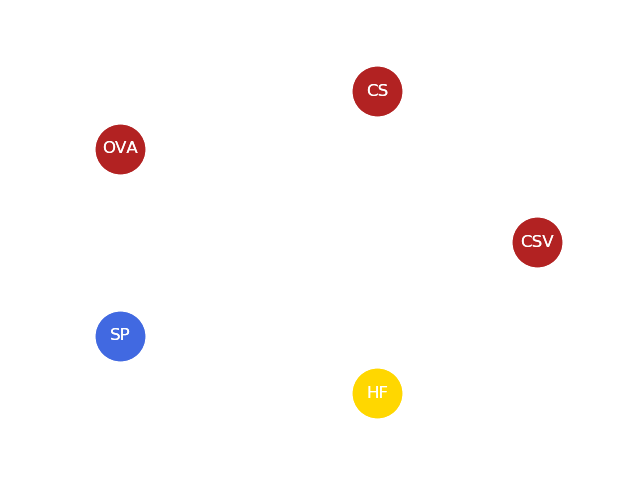

Source code (Python):
import networkx as nx
import matplotlib.pyplot as plt

G = nx.Graph()
a = 'CSV'
b = 'CS'
c = 'OVA'
d = 'SP'
e = 'HF'
nodes_size = 1200
edges_multiple = 55
data_edges_list = [[(a, b)],[(a, c)],[(a, d)],[(a ,e)],
                   [(b, c)],[(b, d)],[(b, e)],
                   [(c, d)],[(c ,e)],
                  [(d, e)]]
sun_color = 'slategrey'
rain_color = 'aqua'
data_edges_color = [sun_color, sun_color, sun_color, sun_color,
                    sun_color, sun_color, sun_color,
                    sun_color, sun_color,
                    sun_color]
data_edges_width = [0, 0, 0, 0,
                    0, 0, 0,
                    0, 0,
                    0]
for index in range(len(data_edges_width)):
   data_edges_width[index] = data_edges_width[index]*edges_multiple

print(data_edges_width)

#设置点的名称
G.add_nodes_from([a, b, c, d, e])

#设置连线
G.add_edges_from([(a, b),(a, c),(a, d),(a ,e),
                  (b, c),(b, d),(b, e),
                  (c, d),(c ,e),
                  (d, e)])

#设置点的颜色
red = [a, b, c]
blue = [d]
yello = [e]


#设置原点的编排方式
pos = nx.circular_layout(G)
#设置点的参数
nx.draw_networkx_nodes(G, pos,nodelist =red, node_color = 'firebrick', node_size = nodes_size)
nx.draw_networkx_nodes(G, pos,nodelist =blue, node_color = 'royalblue', node_size = nodes_size)
nx.draw_networkx_nodes(G, pos,nodelist =yello, node_color = 'gold', node_size = nodes_size)

#显示点的名称
nx.draw_networkx_labels(G, pos,font_color ='white')

#设置连线的方式
for index in range(len(data_edges_color)):
   nx.draw_networkx_edges(G, pos, edgelist=data_edges_list[index],
                          edge_color=data_edges_color[index],
                          width = data_edges_width[index])




#### rain
data_edges_color = [rain_color, rain_color, rain_color, rain_color,
                    rain_color, rain_color, rain_color,
                    rain_color, rain_color,
                    rain_color]
data_edges_width = [0, 0, 0, 0,
                    0, 0, 0,
                    0, 0,
                    0]
for index in range(len(data_edges_width)):
   data_edges_width[index] = data_edges_width[index]*edges_multiple

print(data_edges_width)

#设置点的名称
G.add_nodes_from([a, b, c, d, e])

#设置连线
G.add_edges_from([(a, b),(a, c),(a, d),(a ,e),
                  (b, c),(b, d),(b, e),
                  (c, d),(c ,e),
                  (d, e)])

#设置点的颜色
red = [a, b, c]
blue = [d]
yello = [e]


#设置原点的编排方式
pos = nx.circular_layout(G)
#设置点的参数
nx.draw_networkx_nodes(G, pos,nodelist =red, node_color = 'firebrick', node_size = nodes_size)
nx.draw_networkx_nodes(G, pos,nodelist =blue, node_color = 'royalblue', node_size = nodes_size)
nx.draw_networkx_nodes(G, pos,nodelist =yello, node_color = 'gold', node_size = nodes_size)

#显示点的名称
nx.draw_networkx_labels(G, pos,font_color ='white')

#设置连线的方式
for index in range(len(data_edges_color)):
   nx.draw_networkx_edges(G, pos, edgelist=data_edges_list[index],
                          edge_color=data_edges_color[index],
                          width = data_edges_width[index],alpha = 0.5)

plt.axis('off')
plt.show()
